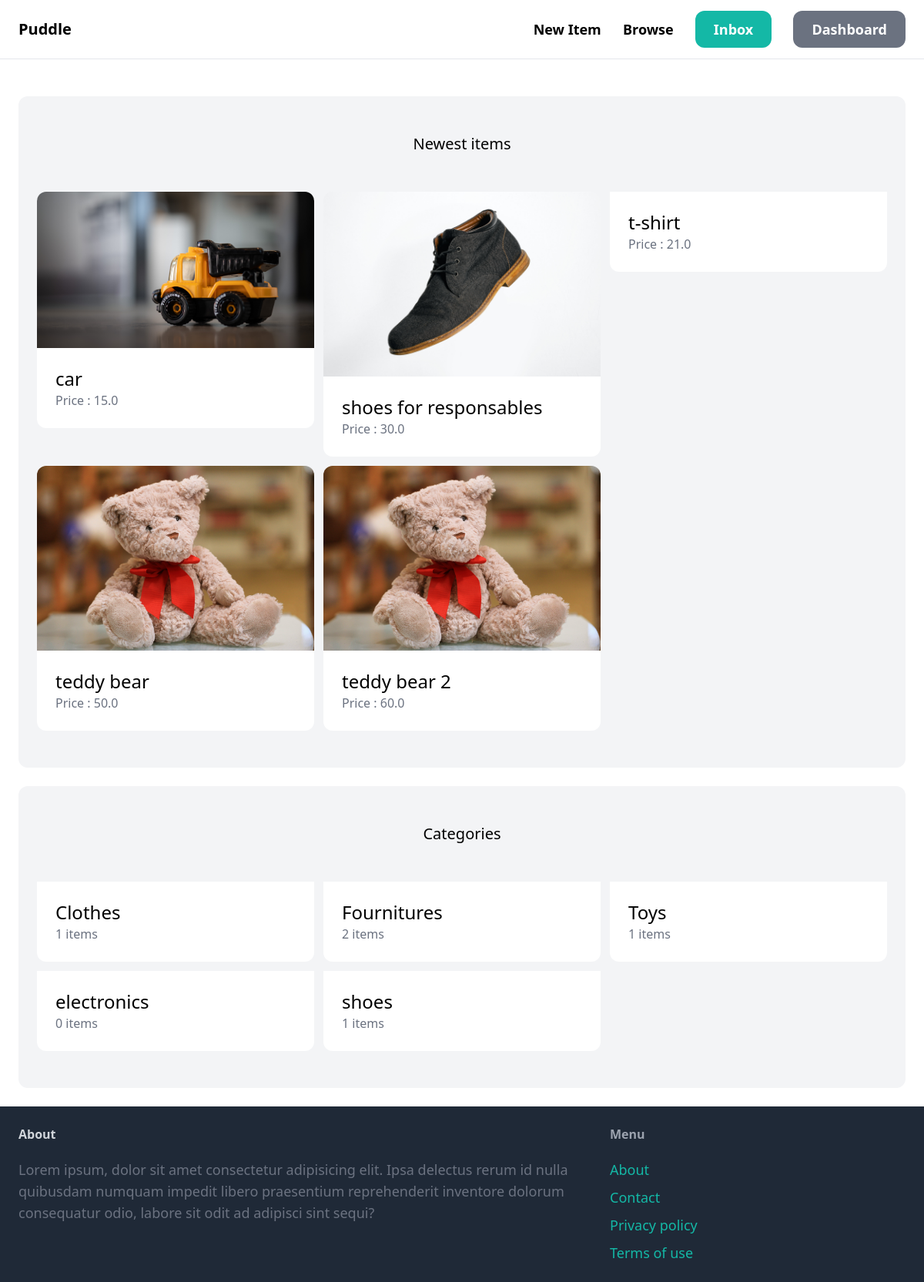
The app's page / (signed in) with its own data.
### item/models.py (models this page shows, shortened)
class Item(models.Model):
    name = models.CharField( max_length = 255)
    category = models.ForeignKey(Category, related_name = 'items', on_delete=models.CASCADE)
    description = models.TextField()
    price = models.FloatField()
    image = models.ImageField(upload_to='item_image', blank=True, null=True)
    is_sold = models.BooleanField(default=False)
    created_by = models.ForeignKey(User, related_name = 'items', on_delete=models.CASCADE)
    created_at = models.DateTimeField(auto_now_add="True")
    class Meta:
        ordering = ('name',)

class Category(models.Model):
    name = models.CharField(max_length = 255)
    class Meta:
        ordering = ('name',)
        verbose_name_plural = "Categories"

### core/views.py (the view)
# urls.py: path("", views.index, name="index"),
def index(request):
    items = Item.objects.filter(is_sold=False)[0:6]
    categories = Category.objects.all()
    return render(request, 'core/index.html', {
        'categories' : categories,
        'items' : items,
    })

### core/templates/core/index.html (shortened to what this page needs)
{% extends 'core/base.html' %}
{% block content %}
    <div class="mt-6 px-6 py-12 bg-gray-100 rounded-xl">
        <h2 class="mb-12 text-xl text-center">Newest items</h2>
        <div class="grid grid-cols-3 gap-3">
            {% for item in items %}
                <div>
                    <a href="{% url 'item:detail' item.id %}">
                        <div class="">
                            <img src="{{ item.image.url }}" alt="" class="rounded-t-xl ">
                        </div>
                        <div class="p-6 bg-white rounded-b-xl">
                            <h2 class="text-2xl">{{ item.name }} </h2>
                            <p class="text-gray-500">Price : {{ item.price }} </p>
                        </div>
                    </a>
                </div>
            {% endfor %}
        </div>
    </div>
    <div class="mt-6 px-6 py-12 bg-gray-100 rounded-xl">
        <h2 class="mb-12 text-xl text-center">Categories</h2>
        <div class="grid grid-cols-3 gap-3">
            {% for category in categories %}
                <div>
                    <a href="#">
                        <div class="p-6 bg-white rounded-b-xl">
                            <h2 class="text-2xl">{{ category.name }} </h2>
                            <p class="text-gray-500">{{ category.items.count }} items</p>
                        </div>
                    </a>
                </div>
            {% endfor %}
        </div>
    </div>
{% endblock content %}

### records on screen
Item: image (picture), name "car", price "15.0"
Item: image (picture), name "shoes for responsables", price "30.0"
Item: name "t-shirt", price "21.0"
Item: image (picture), name "teddy bear", price "50.0"
Item: image (picture), name "teddy bear 2", price "60.0"
Category: name "Clothes", items.count "1"
Category: name "Fournitures", items.count "2"
Category: name "Toys", items.count "1"
Category: name "electronics", items.count "0"
Category: name "shoes", items.count "1"
